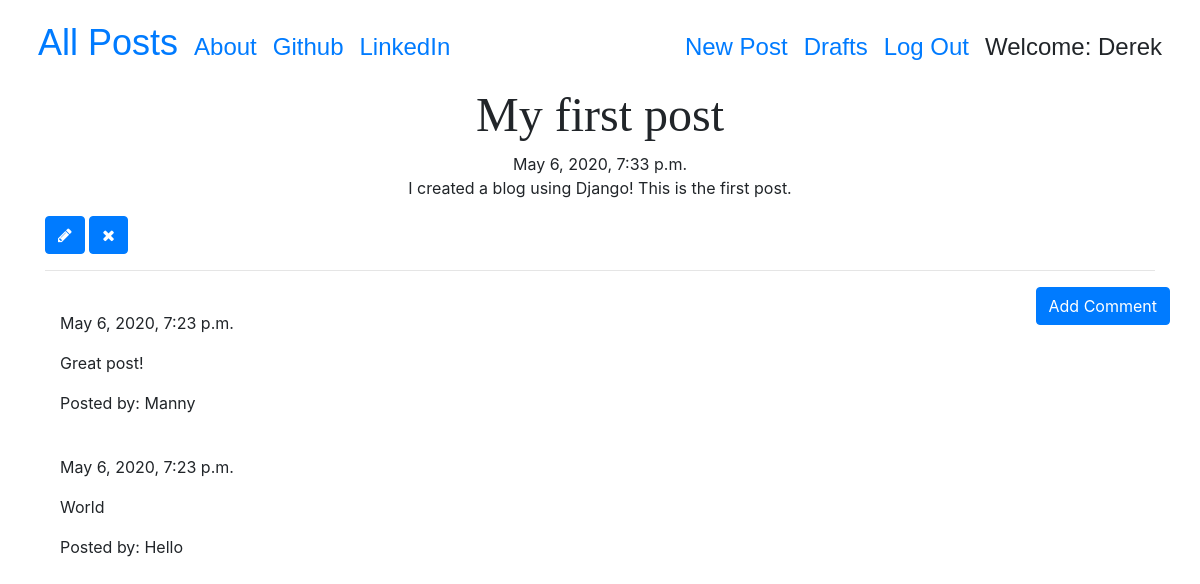
Screenshot of /post/4 (signed in) with the database file from the repository.
### blog/models.py (models this page shows, shortened)
class Post(models.Model):
    author = models.ForeignKey('auth.User', on_delete=models.CASCADE)
    title = models.CharField(max_length=200)
    text = models.CharField(max_length=20000)
    create_date = models.DateTimeField(default=timezone.now)
    published_date = models.DateTimeField(blank=True,null=True)

class Comment(models.Model):
    post = models.ForeignKey('blog.Post', on_delete=models.CASCADE, related_name='comments')
    author = models.CharField(max_length=200)
    text = models.CharField(max_length=20000)
    create_date = models.DateTimeField(default=timezone.now)
    approved_comment = models.BooleanField(default=False)

### blog/views.py (the view)
# urls.py: path('post/<int:pk>',views.PostDetailView.as_view(),name='post_detail'),
class PostDetailView(DetailView):
    model = Post

### blog/templates/blog/post_detail.html (shortened to what this page needs)
{% extends "blog/base.html" %}
{% block content %}
<h1 class="posttitle loader">{{post.title}}</h1>
{% if post.published_date %}
<div class="date postdate">
  {{post.published_date}}
  <br>
  {{post.text|safe}}
</div>
{% else %}
{{post.text|safe}}
<br>
<a class='btn btn-primary' href="{% url 'post_publish' pk=post.pk %}">Publish</a>
{% endif %}
{% if user.is_authenticated %}
  <a class='btn btn-primary' href="{% url 'post_edit' pk=post.pk %}">
      <span class='fa fa-pencil'></span>
  </a>
  <a class='btn btn-primary' href="{% url 'post_remove' pk=post.pk %}">
      <span class='fa fa-remove'></span>
  </a>
{% endif %}
<hr>
<a class='btn btn-primary btn-comment' href="{% url 'add_comment_to_post' pk=post.pk %}">Add Comment</a>
<div class="container">
  {% for comment in post.comments.all %}
  <br>
  {% if user.is_authenticated or comment.apprved_comment %}
    {{comment.create_date}}
      <p>{{comment.text|safe|linebreaks}}</p>
      <p>Posted by: {{comment.author}}</p>
  {% endif %}
  {% empty %}
  <p>No Comments!</p>
  {% endfor %}
</div>
{% endblock %}

### blog/templates/blog/base.html (shortened to what this page needs)
<!DOCTYPE html>
{% load static %}
<html lang="en" dir="ltr">
  <head>
    <link rel="stylesheet" href="https://stackpath.bootstrapcdn.com/bootstrap/4.4.1/css/bootstrap.min.css">
    <link href="https://stackpath.bootstrapcdn.com/font-awesome/4.7.0/css/font-awesome.min.css" rel="stylesheet">
    <link rel="stylesheet" href="{% static 'css/blog.css' %}">
  </head>
  <body>
    <div class="row">
    <div class="col-md-12">
    <nav class="navbar navbar-expand fixed-top techfont custom-navbar nav-header">
      <div class="container d-flex align-items-baseline">
        <ul class="nav navbar-nav d-flex align-items-baseline">
          <li><a class='nav-link bigbrand' href="{% url 'post_list' %}">All Posts</a></li>
          <li><a class="nav-link" href="{% url 'about_test' %}">About</a></li>
          <li><a class="nav-link" href="https://www.github.com/dwpeters521">Github</a></li>
          <li><a class="nav-link" href="https://www.linkedin.com/in/derek-peters-b0675344/">LinkedIn</a></li>
        </ul>
        <ul class="nav navbar-nav navbar-right d-flex align-items-baseline">
        {% if user.is_authenticated %}
          <li><a class="nav-link" href="{% url 'post_new' %}">New Post</a></li>
          <li><a class="nav-link" href="{% url 'post_draft_list' %}">Drafts</a></li>
          <li><a class="nav-link" href="{% url 'logout' %}">Log Out</a></li>
          <li><a class="nav-link" >Welcome: {{user.username}}</a></li>
        {% else %}
          <li><a class="nav navbar-right" href="{% url 'login' %}"><span class='fa fa-user'></span>
          </a></li>
        {% endif %}
      </ul>
      </div>
    </nav>
    </div>
    </div>
    <div class="content container">
      <div class="row">
        <div class="col-md-12">
          <div class="blog_posts">
            {% block content %}
            {% endblock %}
          </div>
        </div>
      </div>
    </div>
  </body>
</html>

### blog/static/css/blog.css (style rules this page uses)
body { padding-top: 86px; }
.techfont { font-family: 'Playfair Display', sans-serif; font-size: 1.5em; margin-bottom: 10px; }
.postdate { text-align: center; }
.posttitle { font-family: 'Playfair Display', serif; font-size: 3em; text-align: center; }
.btn-comment { position: absolute; right: 0px; }
.bigbrand { font-size: 1.5em; }
.nav-header { background: white; }
.loader { filter:hue-rotate(0deg); color: linear-gradient(45deg,#0f8,#08f); animation:hue 5000ms infinite linear; }

### rows the page displays
Post: title "My first post", published_date "May 6, 2020, 7:33 p.m.", text "I created a blog using Django! This is the first post."
Comment: create_date "May 6, 2020, 7:23 p.m.", text "Great post!", author "Manny"
Comment: create_date "May 6, 2020, 7:23 p.m.", text "World", author "Hello"

### other values shown
{{ user.username }} "Derek"
